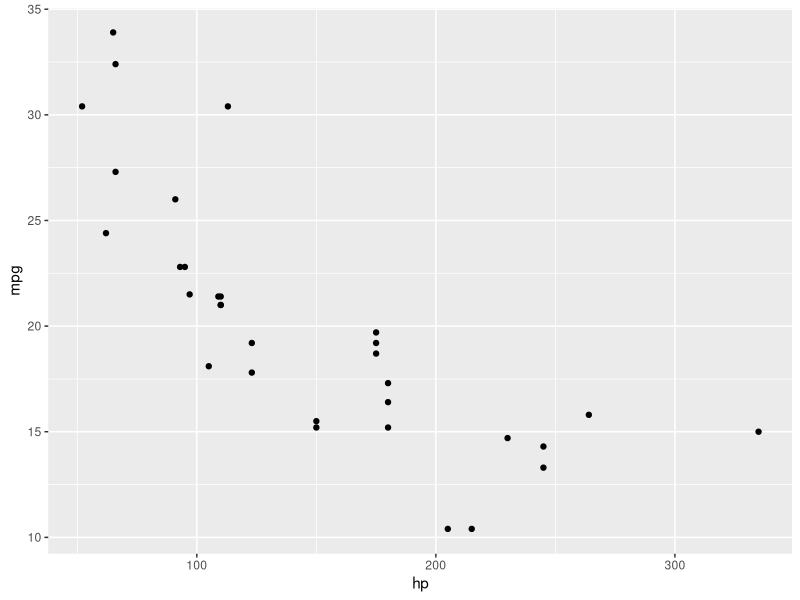
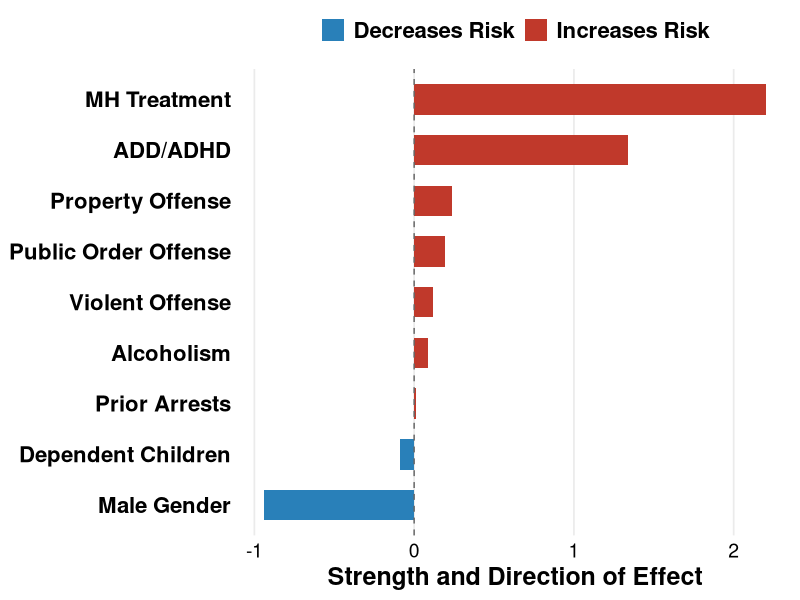
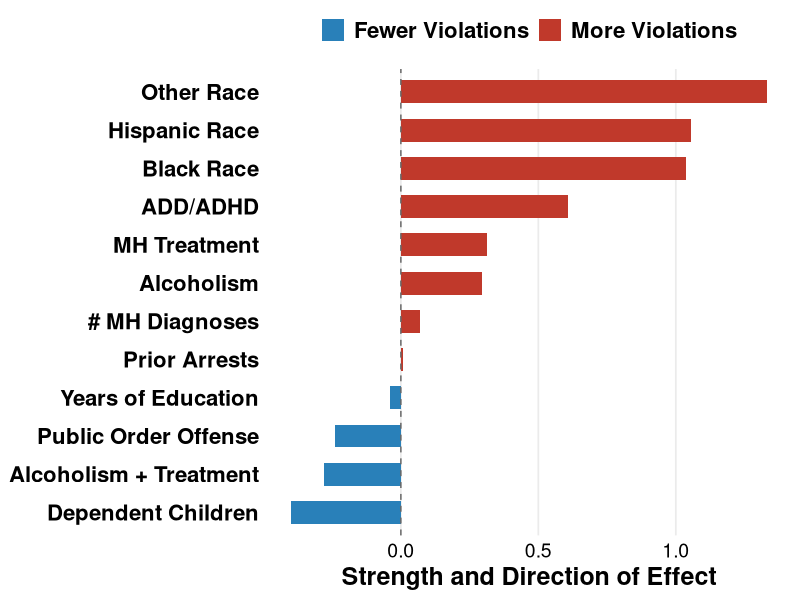

Recreate these plots in R, in order.
## ---- chunk 1
library(tidyverse)

ggplot(mtcars, aes(x=hp, y = mpg)) + geom_point()
## ---- chunk 2
# Stage 1 significant predictors with plain language labels
stage1_results <- data.frame(
  Variable = c(
    "MH Treatment",
    "ADD/ADHD",
    "Prior Arrests",
    "Property Offense",
    "Public Order Offense",
    "Violent Offense",
    "Alcoholism",
    "Dependent Children",
    "Male Gender"
  ),
  Estimate = c(2.201666, 1.338996, 0.013053, 0.235999,
               0.193383, 0.120553, 0.087787, -0.086372, -0.938654),
  Direction = c("Increases Risk", "Increases Risk", "Increases Risk",
                "Increases Risk", "Increases Risk", "Increases Risk",
                "Increases Risk", "Decreases Risk", "Decreases Risk")
)

# Reorder by estimate
stage1_results$Variable <- reorder(stage1_results$Variable, stage1_results$Estimate)

ggplot(stage1_results, aes(x = Estimate, y = Variable, fill = Direction)) +
  geom_col(width = 0.6) +
  geom_vline(xintercept = 0, linetype = "dashed", color = "gray40") +
  scale_fill_manual(values = c("Increases Risk" = "#C0392B", "Decreases Risk" = "#2980B9")) +
  labs(
    x = "Strength and Direction of Effect",
    y = NULL,
    fill = NULL,
  ) +
  theme_minimal(base_size = 13) +
  theme(
    plot.title = element_text(face = "bold", size = 15),
    plot.subtitle = element_text(color = "gray40", size = 11),
    legend.position = "top",
    panel.grid.minor = element_blank(),
    panel.grid.major.y = element_blank(),
    axis.text.y = element_text(color = "black", face = "bold", size = 16),
axis.text.x = element_text(color = "black", size = 14), legend.text = element_text(size = 16, face = "bold", color = "black"),
legend.title = element_blank(),axis.title.x = element_text(size = 18, face = "bold", color = "black")
  )
## ---- chunk 3
# Stage 2 significant predictors with plain language labels
stage2_results <- data.frame(
  Variable = c(
    "Prior Arrests",
    "Black Race",
    "Hispanic Race",
    "Other Race",
    "ADD/ADHD",
    "MH Treatment",
    "Alcoholism",
    "# MH Diagnoses",
    "Alcoholism + Treatment",
    "Public Order Offense",
    "Dependent Children",
    "Years of Education"
  ),
  Estimate = c(0.007892, 1.035282, 1.055092, 1.332395, 0.608301,
               0.314835, 0.294014, 0.068673, -0.278128,
               -0.238774, -0.399939, -0.040174),
  Direction = c("More Violations", "More Violations", "More Violations",
                "More Violations", "More Violations", "More Violations",
                "More Violations", "More Violations", "Fewer Violations",
                "Fewer Violations", "Fewer Violations", "Fewer Violations")
)

# Reorder by estimate
stage2_results$Variable <- reorder(stage2_results$Variable, stage2_results$Estimate)

ggplot(stage2_results, aes(x = Estimate, y = Variable, fill = Direction)) +
  geom_col(width = 0.6) +
  geom_vline(xintercept = 0, linetype = "dashed", color = "gray40") +
  scale_fill_manual(values = c("More Violations" = "#C0392B", "Fewer Violations" = "#2980B9")) +
  labs(
    x = "Strength and Direction of Effect",
    y = NULL,
    fill = NULL
  ) +
  theme_minimal(base_size = 13) +
  theme(
    axis.title.x = element_text(size = 18, face = "bold", color = "black"),legend.text = element_text(size = 16, face = "bold", color = "black"),
legend.title = element_blank(),axis.text.y = element_text(color = "black", face = "bold", size = 16),
axis.text.x = element_text(color = "black", size = 14),
    plot.title = element_text(face = "bold", size = 15),
    plot.subtitle = element_text(color = "gray40", size = 11),
    legend.position = "top",
    panel.grid.minor = element_blank(),
    panel.grid.major.y = element_blank()
  )
